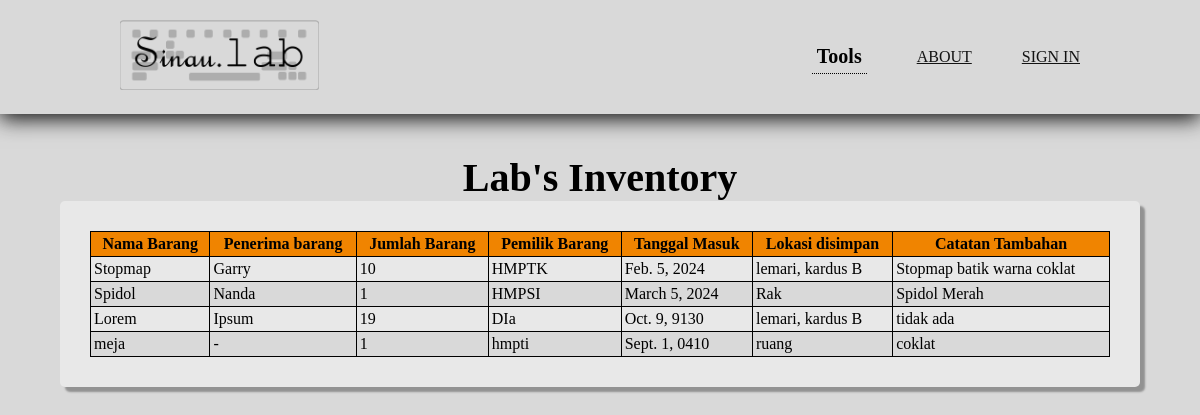
Screenshot of /display-item (signed in) with the database file from the repository.
### main/models.py (models this page shows)
class Goods(models.Model):
    name = models.CharField(max_length=60)
    penerima = models.CharField(max_length=30, default='belum diisi')
    type = models.CharField(max_length=20)
    amount = models.IntegerField()
    owner = models.CharField(max_length=20)
    dateIn = models.DateField()
    desc = models.CharField(max_length=100)
    location = models.CharField(max_length=20, default='lemari abu')

### main/views.py (the view)
# urls.py: path('display-item', views.displayItems, name='displayItems'),
@login_required
def displayItems(response):
    goods = Goods.objects.all()
    context = {
        'goods' : goods,
    }
    return render(response, 'displayItem.html', context)

### main/templates/displayItem.html (shortened to what this page needs)
{% extends 'source.html' %}
{% load static %}
{% block content %}
<section class='inventory container'>
    <h1>Lab's Inventory</h1>
    <div class='inventory-area'>
        <div class='goods'>
            <table>
                <thead>
                    <tr>
                        <th>Nama Barang</th>
                        <th>Penerima barang</th>
                        <th>Jumlah Barang</th>
                        <th>Pemilik Barang</th>
                        <th>Tanggal Masuk</th>
                        <th>Lokasi disimpan</th>
                        <th>Catatan Tambahan</th>
                    </tr>
                </thead>
                <tbody>
                    {% for good in goods %}
                    <tr>
                        <td>{{ good.name }}</td>
                        <td>{{ good.penerima }}</td>
                        <td>{{ good.amount }}</td>
                        <td>{{ good.owner }}</td>
                        <td>{{ good.dateIn }}</td>
                        <td>{{ good.location }}</td>
                        <td>{{ good.desc }}</td>
                    </tr>
                    {% endfor %}
                </tbody>
            </table>
        </div>
    </div>
</section>
{% endblock %}

### main/templates/source.html (shortened to what this page needs)
<!DOCTYPE html>
{% load static %}
<html lang="en">
<head>
    {% block styling %}
        <link rel='stylesheet' type='text/css' href={% static 'source.css' %}>
    {% endblock %}
</head>
<body>
    <header>
        <nav class='container'>
            <a href='/'>
                <img src={% static 'images/sinau.lab.png' %} height='70'>
            </a>
            <ul>
                <div class='relative'>
                    <button class='dropdown-hover'>Tools</button>
                </div>
                <li><a href='#'>About</a></li>
                <li><a href='login'>Sign in</a></li>
            </ul>
        </nav>
    </header>
    {% block content %}
    {% endblock %}
</body>
</html>

### main/static/source.css (style rules this page uses)
:root { --background: #D9D9D9; --background2: #E8E8E8; --primary: #F08400; --secondary: #193386; --black: #131313; }
* { padding: 0; margin: 0; font-family: Ruluko; }
body { background: var(--background); }
header { text-transform: uppercase; box-shadow: 0px 5px 20px var(--black); margin: auto; }
a { text-decoration: underline; font-style: none; color: var(--black); }
li { list-style: none; }
button { padding: 5px; background: none; font-weight: bold; border: none; font-size: 20px; border-bottom: 1px dotted black; }
.container { width: 80%; }
nav { padding: 20px 0px; width: 80%; margin: auto; display: flex; justify-content: space-between; }
nav ul { display: flex; align-items: center; }
nav li { margin-left: 50px; }
.relative { position: relative; }
.inventory { width: 90%; margin: auto; }
.inventory h1 { margin-top: 40px; font-size: 40px; text-align: center; }
.goods { background: var(--background2); padding: 30px; border-radius: 5px; box-shadow: 5px 5px 2px #929292; }
.goods table { width: 100%; margin: auto; }
.goods table { border-collapse: collapse; }
.goods th { background: var(--primary); }
.goods tr:nth-child(even) { background: var(--background); }
.goods th, .goods td { border: 1px solid black; padding: 3px; }

### rows the page displays
Goods: name "Stopmap", penerima "Garry", amount "10", owner "HMPTK", dateIn "Feb. 5, 2024", location "lemari, kardus B", desc "Stopmap batik warna coklat"
Goods: name "Spidol", penerima "Nanda", amount "1", owner "HMPSI", dateIn "March 5, 2024", location "Rak", desc "Spidol Merah"
Goods: name "Lorem", penerima "Ipsum", amount "19", owner "DIa", dateIn "Oct. 9, 9130", location "lemari, kardus B", desc "tidak ada"
Goods: name "meja", penerima "-", amount "1", owner "hmpti", dateIn "Sept. 1, 0410", location "ruang", desc "coklat"
